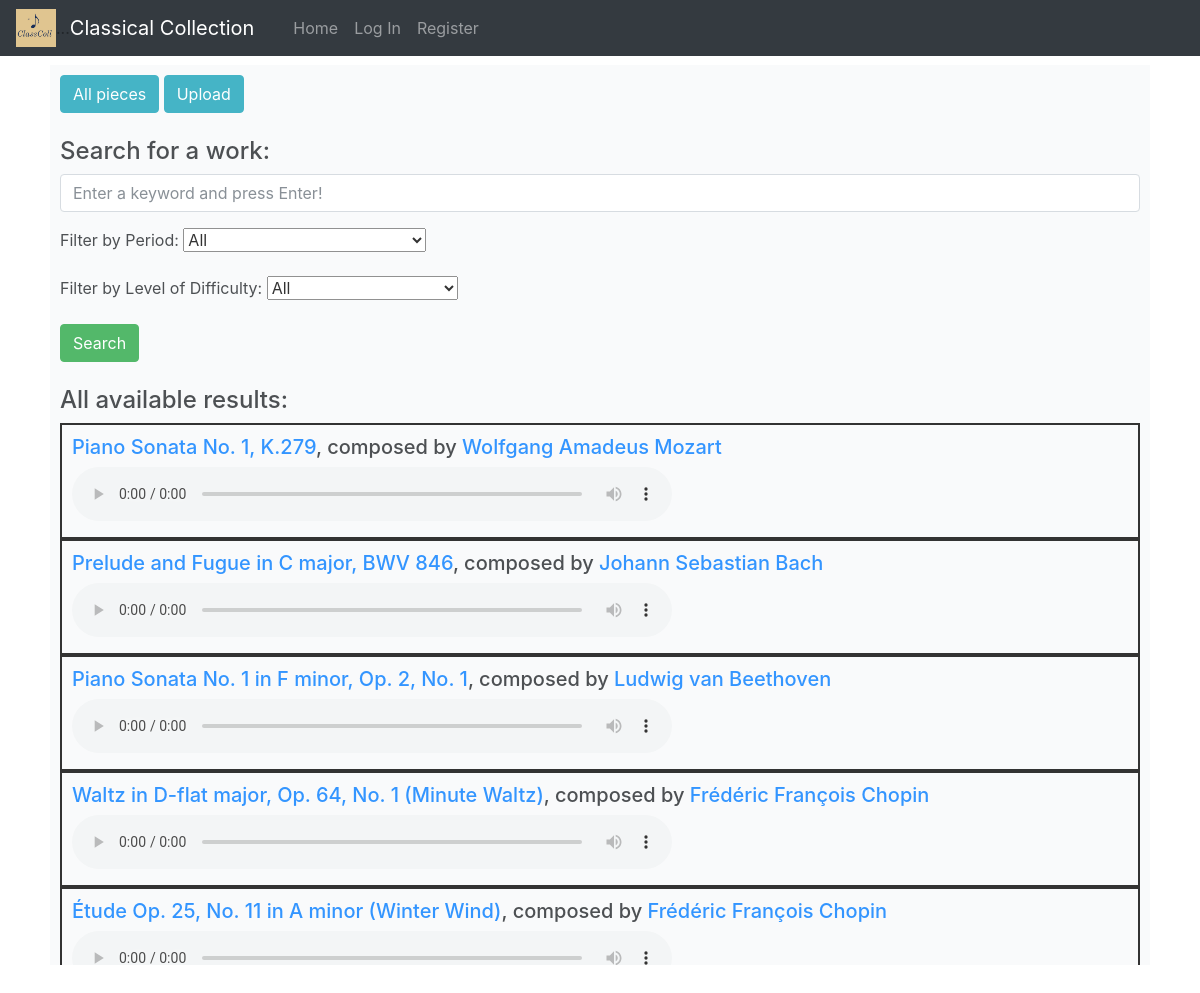
The page /piece/ on the database its author committed.
### classcoll/models.py (models this page shows, shortened)
class Piece(models.Model):
    name = models.CharField(max_length=100)
    composer = models.ForeignKey(Composer, on_delete=models.CASCADE)
    description = models.TextField()
    source = models.FileField()
    period = models.ForeignKey(Period, on_delete=models.CASCADE)
    difficulty = models.ForeignKey(Difficulty, on_delete=models.CASCADE)

class Composer(models.Model):
    name = models.CharField(max_length=100)
    biography = models.TextField()
    image = models.URLField(blank=False)

### classcoll/views/Pieces.py (the view)
# urls.py: path('piece/', Pieces.allPieces, name="all_piece"),
def allPieces(request):
    if request.method == 'POST':
        name = request.POST['name']
        composerName = request.POST['composer']
        composer = ComposerSearch.search(composerName)
        if composer is None:
            return render(request, ALL_PIECE_FILE, {
            'periods': Period.objects.all(),
                'difficulty': Difficulty.objects.all(),
                'pieces': Piece.objects.all(),
                'message': MESSAGE_COMPOSER_NOT_FOUND
            })
        description = request.POST['description']
        uploadedFile = request.FILES['document']
        period = Period.objects.filter(era=request.POST['period']).first()
        difficulty = Difficulty.objects.filter(rating=request.POST['difficulty']).first()
        newPiece = Piece(
            name = name,
            composer = composer,
            description = description,
            source = uploadedFile,
            period = period,
            difficulty = difficulty
        )
        newPiece.save()
        return redirect('index')
    else:
        key = request.GET.get("key", "")
        pr = request.GET.get("period", KEYWORD_ALL)
        df = request.GET.get("difficulty", KEYWORD_ALL)
        pieces = []
        for piece in Piece.objects.all():
            if PieceSearch.match(piece, key, pr, df):
                pieces.append(piece)
        paginator = Paginator(pieces, 5)
        pageNumber = request.GET.get('page')
        pieces = paginator.get_page(pageNumber)
        return render(request, ALL_PIECE_FILE, {
            'periods': Period.objects.all(),
            'difficulty': Difficulty.objects.all(),
            'pieces': pieces
        })

### classcoll/utils/PieceSearch.py (called while the page is built)
    def match(piece, key, period, difficulty):
        cond1 = key in piece.name
        cond2 = period == piece.period.era or period == KEYWORD_ALL
        cond3 = difficulty == piece.difficulty.rating or difficulty == KEYWORD_ALL
        return cond1 and cond2 and cond3

### classcoll/templates/classcoll/all_pieces.html (shortened to what this page needs)
{% extends "classcoll/layout.html" %}
{% load static %}
{% block body %}
    <div class="bg-light my-background">
        <div>
            <button class="btn btn-info" id="showPieces">All pieces</button>
            <button class="btn btn-info" id="showForm">Upload</button>
        </div>
        <br>
        <div id="pieces">
            <form method="GET" action="{% url 'all_piece' %}" id="filterForm">
                <div class="form-group">
                    <h4>Search for a work:</h4>
                    <input class="form-control" type="text" name="key" placeholder="Enter a keyword and press Enter!">
                </div>
                <div class="form-group">
                    <label>Filter by Period:</label>
                    <select class="form-select form-select-lg" name="period">
                        <option value="All" selected>All</option>
                    </select>
                </div>
                <div class="form-group">
                    <label>Filter by Level of Difficulty:</label>
                    <select class="form-select form-select-lg" name="difficulty">
                        <option value="All" selected>All</option>
                    </select>
                </div>
                <button type="submit" class="btn btn-success">Search</button>
            </form>
            <br>
            <h4>All available results:</h4>
            {% for piece in pieces %}
                <div class="solid-border" style="padding: 10px;">
                    <h5><a href="{% url 'piece' piece.name %}">{{piece.name}}</a>,
                        composed by <a href="{% url 'composer' piece.composer.name %}">{{piece.composer.name}}</a></h5>
                    <audio controls style="width: 600px;">
                        <source src="/upload/{{piece.source}}" type="audio/mpeg">
                    </audio>
                </div>
            {% endfor %}
        </div>
    </div>
{% endblock %}

### classcoll/static/classcoll/styles.css (style rules this page uses)
.my-background { opacity: 0.8; padding: 10px; }
.solid-border { border: 2px solid black; }

### rows shown on the page
Piece: name "Piano Sonata No. 1, K.279", composer.name "Wolfgang Amadeus Mozart"
Piece: name "Prelude and Fugue in C major, BWV 846", composer.name "Johann Sebastian Bach"
Piece: name "Piano Sonata No. 1 in F minor, Op. 2, No. 1", composer.name "Ludwig van Beethoven"
Piece: name "Waltz in D-flat major, Op. 64, No. 1 (Minute Waltz)", composer.name "Frédéric François Chopin"
Piece: name "Étude Op. 25, No. 11 in A minor (Winter Wind)", composer.name "Frédéric François Chopin"
